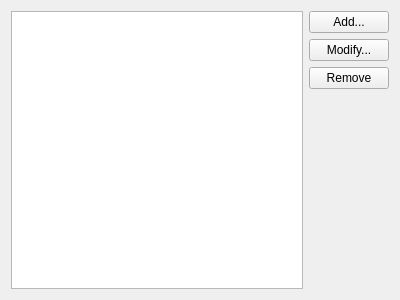
<?xml version="1.0" encoding="UTF-8"?>
<ui version="4.0">
 <class>FlashOnClickWhitelist</class>
 <widget class="QWidget" name="FlashOnClickWhitelist">
  <property name="geometry">
   <rect>
    <x>0</x>
    <y>0</y>
    <width>400</width>
    <height>300</height>
   </rect>
  </property>
  <property name="windowTitle">
   <string/>
  </property>
  <layout class="QHBoxLayout" name="horizontalLayout">
   <item>
    <widget class="QTreeView" name="WhitelistTree_"/>
   </item>
   <item>
    <layout class="QVBoxLayout" name="verticalLayout">
     <item>
      <widget class="QPushButton" name="Add_">
       <property name="text">
        <string>Add...</string>
       </property>
      </widget>
     </item>
     <item>
      <widget class="QPushButton" name="Modify_">
       <property name="text">
        <string>Modify...</string>
       </property>
      </widget>
     </item>
     <item>
      <widget class="QPushButton" name="Remove_">
       <property name="text">
        <string>Remove</string>
       </property>
      </widget>
     </item>
     <item>
      <spacer name="verticalSpacer">
       <property name="orientation">
        <enum>Qt::Vertical</enum>
       </property>
       <property name="sizeHint" stdset="0">
        <size>
         <width>20</width>
         <height>40</height>
        </size>
       </property>
      </spacer>
     </item>
    </layout>
   </item>
  </layout>
 </widget>
 <resources/>
 <connections/>
</ui>
